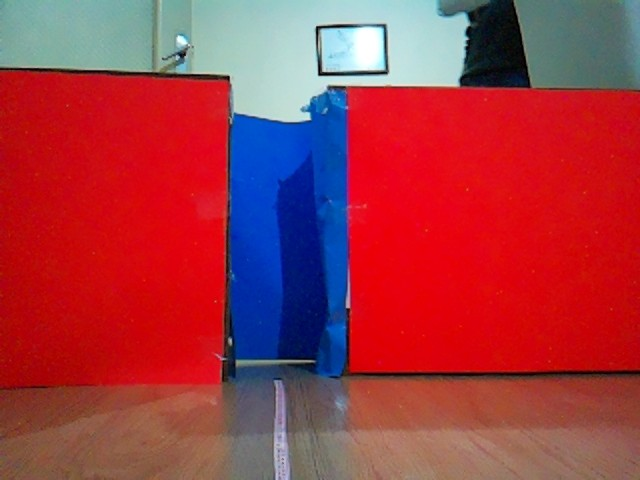
#> input picture Parking-Lot-Detection/static color based/renk0_100cm.jpg, 640 x 480 px
$ python static_colorbased_v2.py
#> lines starting #> are read from the running program, lines starting #| are printed output that depends on the picture; after the words box and inside, x2 and y2 are one past the last pixel; in counts of white or black regions, pixels touching at a corner belong together
#açı konusunda da incelendi bu kodda, eğimli park yeri fotolarında da
#aslında eğim hesabı yapan algoritma da başarılı ya da en azından
#doğru kabul edildi çünkü öncesinde yapılan örnek görüntülerdeki
#testlerde mantıklı sonuçlar bulunmuştu. Sorunun park yeri contruct
#edilirken kartonların birleşme yerlerinin güzel yapılmamasından olduğunu
#düşünüyoruz. park yeri muntazam şekilde yapılınca açı hesabının doğru
#olması bekleniyor. color based ile ilgilenmektense yolo ile object
#deetction kısmını denemeye geçtik. 20.12 17:37 itibariyle

import cv2 as cv
import numpy as np

# Constants for a reference object
KNOWN_DISTANCE = 100.0  # Distance from camera to object in centimeters  in the reference image
KNOWN_WIDTH = 17.0     # Actual width of the object in centimeters
KNOWN_HEIGHT = 50.0    # Actual height of the object in centimeters

# Functions for focal length, distance, and angle estimation
def calculate_focal_length(ref_image_path, known_width, known_distance):
    # Load reference image
#> called with ref_image_path = 'renk0_100cm.jpg', known_width = 17, known_distance = 100
    ref_image = cv.imread(ref_image_path)
#> ref_image is the input picture: shape (480, 640, 3); mean B, G, R 69.1, 57.8, 159.2
    if ref_image is None:
        raise ValueError("Reference image not found or unable to open.")

    # Process reference image to find object width in pixels
    ref_width_in_pixels, _, _ = find_object_dimensions_in_pixels(ref_image)
    if ref_width_in_pixels is None:
        raise ValueError("Object not found in reference image.")

    # Calculate focal length
    return (ref_width_in_pixels * known_distance) / known_width

def find_object_dimensions_in_pixels(image):
    # Define HSV color range for blue
    low_H, low_S, low_V = 100, 150, 0
    high_H, high_S, high_V = 140, 255, 255

    # Process image to find object
    hsv = cv.cvtColor(image, cv.COLOR_BGR2HSV)
#> hsv: shape (480, 640, 3); mean H, S, V 101.6, 185.2, 181
    mask = cv.inRange(hsv, np.array([low_H, low_S, low_V]),  np.array([high_H, high_S, high_V]))
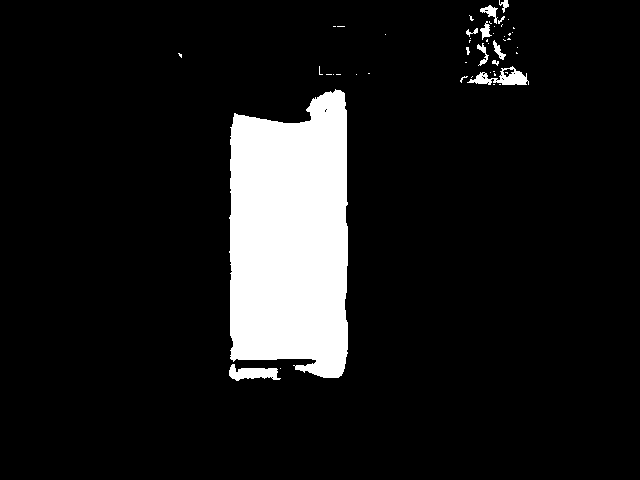
#> mask: shape (480, 640); 10.2% white; 50 white regions (38 under 20 px), largest, box (x1, y1, x2, y2) and area: (229, 89, 348, 378) 29570, (467, 66, 529, 85) 532, (229, 364, 281, 381) 517
    mask = cv.erode(mask, None, iterations=2)
#> mask: shape (480, 640); 9.1% white; 8 white regions (5 under 20 px), largest, box (x1, y1, x2, y2) and area: (232, 92, 346, 376) 27689, (231, 369, 275, 378) 219, (504, 73, 525, 83) 110
    mask = cv.dilate(mask, None, iterations=2)
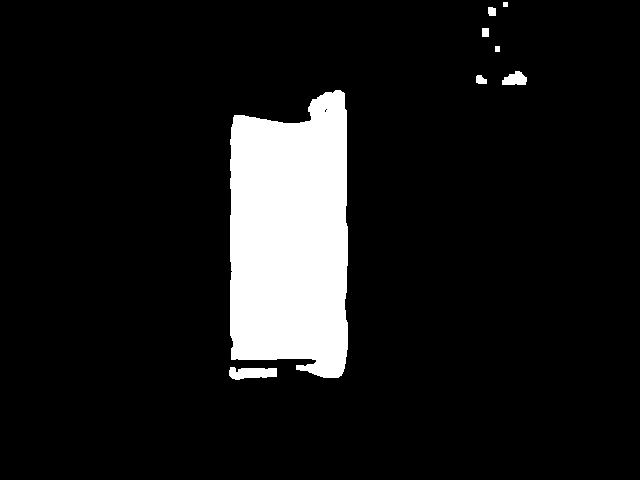
#> mask: shape (480, 640); 9.9% white; 8 white regions

    cnts, _ = cv.findContours(mask, cv.RETR_EXTERNAL, cv.CHAIN_APPROX_SIMPLE)
#> cnts = 8 contours, 1 with area under 20; largest, box (x1, y1, x2, y2) and area: (230, 90, 348, 378) 29113, (229, 367, 277, 380) 413, (502, 71, 527, 85) 221, (476, 75, 487, 84) 62, (488, 7, 496, 16) 52, (482, 28, 489, 37) 48, (495, 46, 500, 52) 20
    if cnts:
        c = max(cnts, key=cv.contourArea)
#> c = contour of 152 points, box (x1, y1, x2, y2) (230, 90, 348, 378), area 29113
        rect = cv.minAreaRect(c)
#> rect = ((288.5, 233.5), (287, 117), -90)
        box = cv.boxPoints(rect)
#> box = [[347, 377], [230, 377], [230, 90], [347, 90]]
        box = np.int0(box)
#> box = [[346, 376], [229, 376], [229, 90], [346, 90]]
        width = np.linalg.norm(box[0] - box[1])
#> width = 117
        height = np.linalg.norm(box[1] - box[2])
#> height = 286
        return width, height, box
    return None, None, None

def distance_finder(focal_length, real_object_width, object_width_in_frame):
    return (real_object_width * focal_length) / object_width_in_frame

def getAngle(fittedWidth, fittedHeight, knownWidth, knownHeight):
    ratio = knownWidth / knownHeight
    w2 = fittedHeight * ratio
    angle = (1 - (fittedWidth / w2)) * 90 if w2 > fittedWidth else 0
    return angle

# Main script
# Load or capture the reference image
reference_image_path = 'renk0_100cm.jpg'  # Replace with  your reference image path

# Calculate focal length using the reference image
focal_length_value = calculate_focal_length(reference_image_path,  KNOWN_WIDTH, KNOWN_DISTANCE)
#> in calculate_focal_length, `ref_width_in_pixels, _, _ = find_object_dimensions_in_pixels(ref_image)`: ref_width_in_pixels = 117
#> focal_length_value = 688.2

# Process the target image
target_image_path = 'renk75_50cm.jpg'  # Replace with your  target image path
target_image = cv.imread(target_image_path)
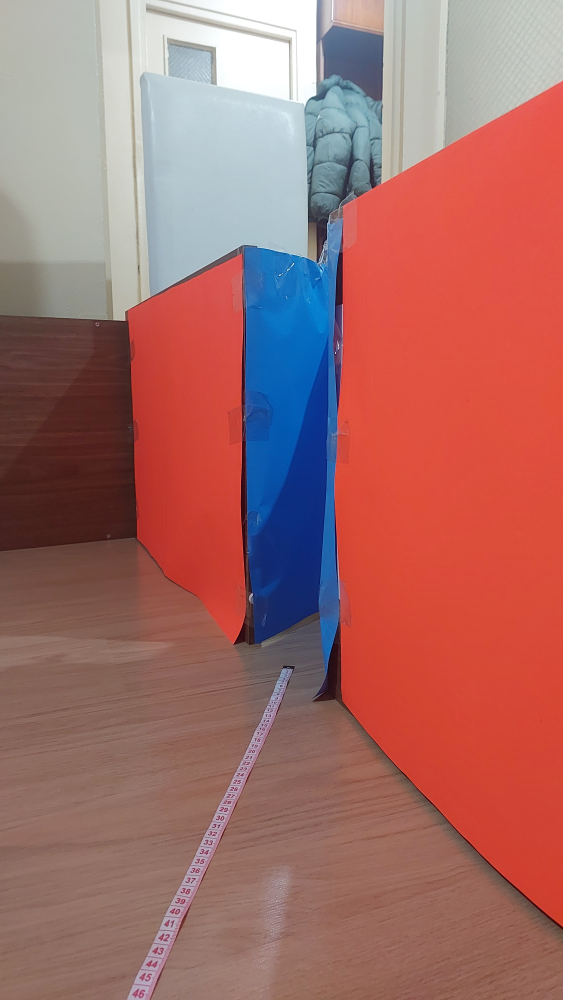
#> input picture Parking-Lot-Detection/static color based/renk75_50cm.jpg, 2252 x 4000 px (shown at 1/4 size)
#> target_image is the input picture: shape (4000, 2252, 3); mean B, G, R 104.4, 108.3, 163.9
target_image = cv.resize(target_image, (640, 480))  # Resize to 640x480 pixels
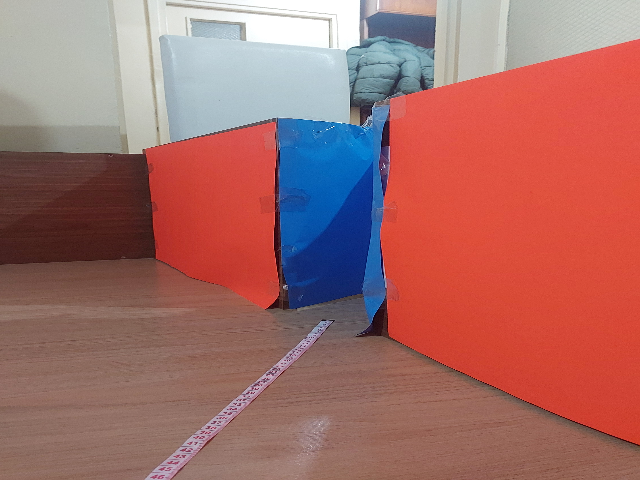
#> target_image: shape (480, 640, 3); mean B, G, R 104.4, 108.2, 163.8
if target_image is None:
    print("Error: Target image not found or unable to open.")
    exit()

# Find object dimensions in pixels in the target image
object_width_in_pixels, object_height_in_pixels, box =  find_object_dimensions_in_pixels(target_image)
#> in find_object_dimensions_in_pixels (call 2), `hsv = cv.cvtColor(image, cv.COLOR_BGR2HSV)`: hsv: shape (480, 640, 3); mean H, S, V 27.3, 116.1, 174.8
#> in find_object_dimensions_in_pixels (call 2), `mask = cv.inRange(hsv, np.array([low_H, low_S, low_V]),  np.array([hig..`: mask: shape (480, 640); 5.9% white; 17 white regions (16 under 20 px), largest, box (x1, y1, x2, y2) and area: (279, 119, 386, 324) 18060
#> in find_object_dimensions_in_pixels (call 2), `mask = cv.erode(mask, None, iterations=2)`:
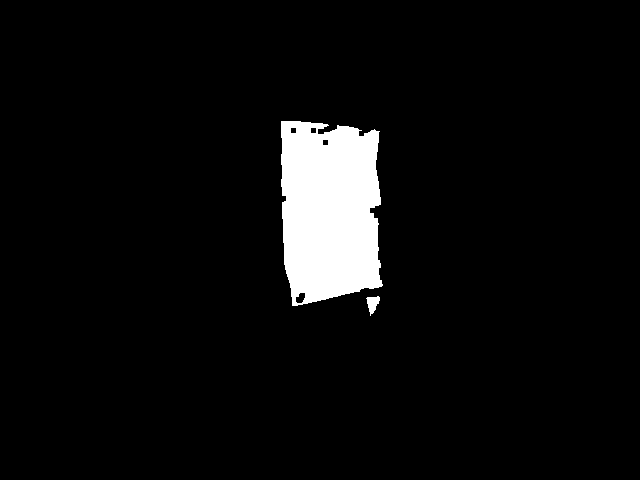
#> mask: shape (480, 640); 5.3% white; 2 white regions, box (x1, y1, x2, y2) and area: (281, 121, 383, 306) 16002, (366, 296, 380, 316) 159
#> in find_object_dimensions_in_pixels (call 2), `mask = cv.dilate(mask, None, iterations=2)`:
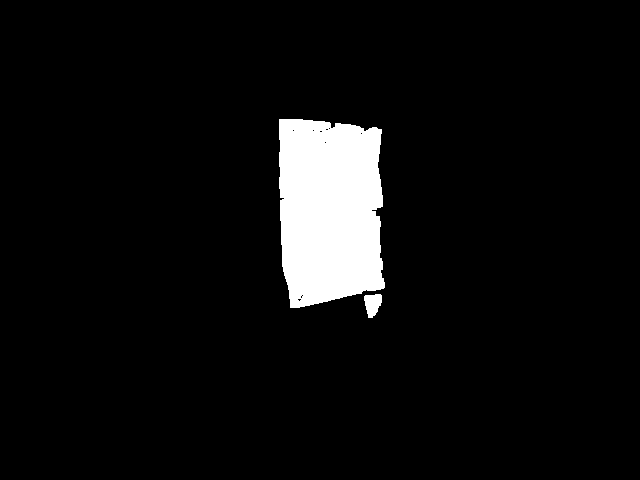
#> mask: shape (480, 640); 5.8% white; 2 white regions
#> in find_object_dimensions_in_pixels (call 2), `cnts, _ = cv.findContours(mask, cv.RETR_EXTERNAL, cv.CHAIN_APPROX_SIMP..`: cnts = 2 contours; box (x1, y1, x2, y2) and area: (279, 119, 385, 308) 17242, (364, 294, 382, 318) 277
#> in find_object_dimensions_in_pixels (call 2), `c = max(cnts, key=cv.contourArea)`: c = contour of 168 points, box (x1, y1, x2, y2) (279, 119, 385, 308), area 17242
#> in find_object_dimensions_in_pixels (call 2), `rect = cv.minAreaRect(c)`: rect = ((331.1, 212.2), (103.1, 188.4), -1.12)
#> in find_object_dimensions_in_pixels (call 2), `box = cv.boxPoints(rect)`: box = [[281.3, 307.3], [277.6, 119], [380.8, 117], [384.5, 305.3]]
#> in find_object_dimensions_in_pixels (call 2), `box = np.int0(box)`: box = [[281, 307], [277, 119], [380, 117], [384, 305]]
#> in find_object_dimensions_in_pixels (call 2), `width = np.linalg.norm(box[0] - box[1])`: width = 188
#> in find_object_dimensions_in_pixels (call 2), `height = np.linalg.norm(box[1] - box[2])`: height = 103
#> object_width_in_pixels = 188; object_height_in_pixels = 103; box = [[281, 307], [277, 119], [380, 117], [384, 305]]
if object_width_in_pixels is not None and object_height_in_pixels is not None:
    # Estimate distance
    Distance = distance_finder(focal_length_value, KNOWN_WIDTH,  object_width_in_pixels)
#> Distance = 62.22
    Angle = getAngle(object_width_in_pixels, object_height_in_pixels,  KNOWN_WIDTH, KNOWN_HEIGHT)
#> in getAngle, `w2 = fittedHeight * ratio`: w2 = 35.03
#> in getAngle, `angle = (1 - (fittedWidth / w2)) * 90 if w2 > fittedWidth else 0`: angle = 0
#> Angle = 0
    cv.putText(target_image, f"Distance: {round(Distance, 2)} CM,  Angle: {round(Angle, 5)} degrees", (50, 50), cv.FONT_HERSHEY_SIMPLEX,  1, (255, 255, 255), 2)
    cv.drawContours(target_image, [box], 0, (0, 255, 0), 2)
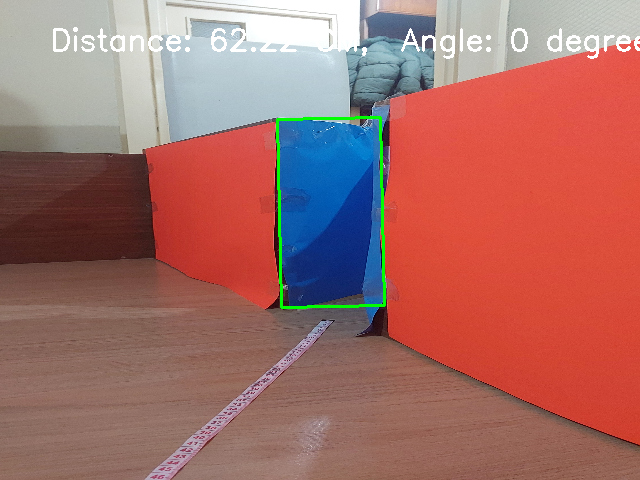
#> target_image: shape (480, 640, 3); mean B, G, R 104.5, 109.9, 164

cv.imshow("Processed Target Image", target_image)
cv.waitKey(0)
cv.destroyAllWindows()
